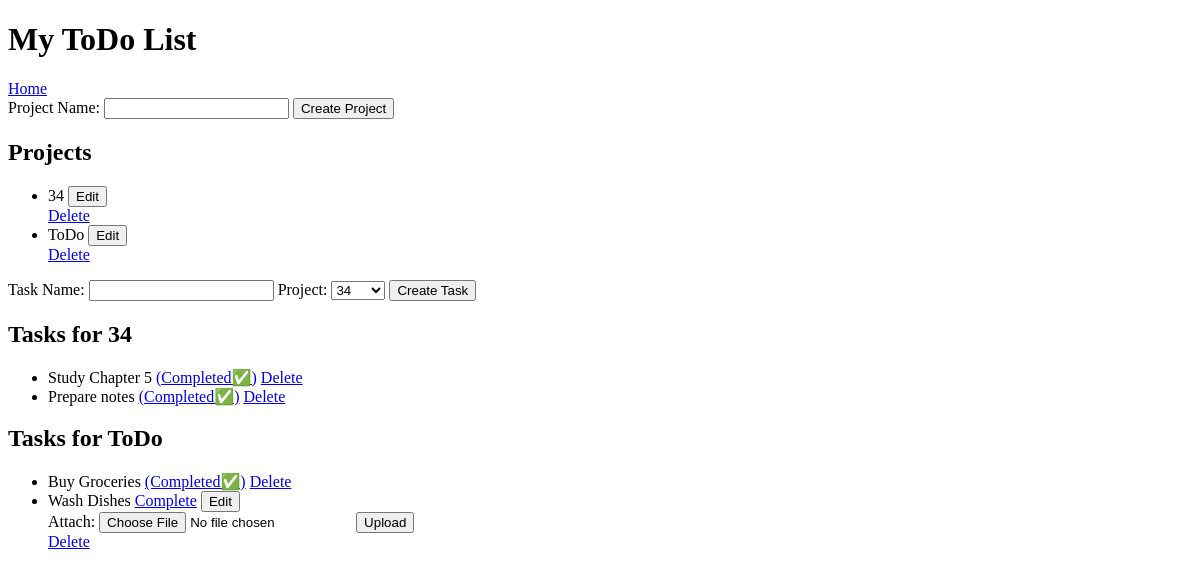
Before: /todo (signed in) with the older database file.
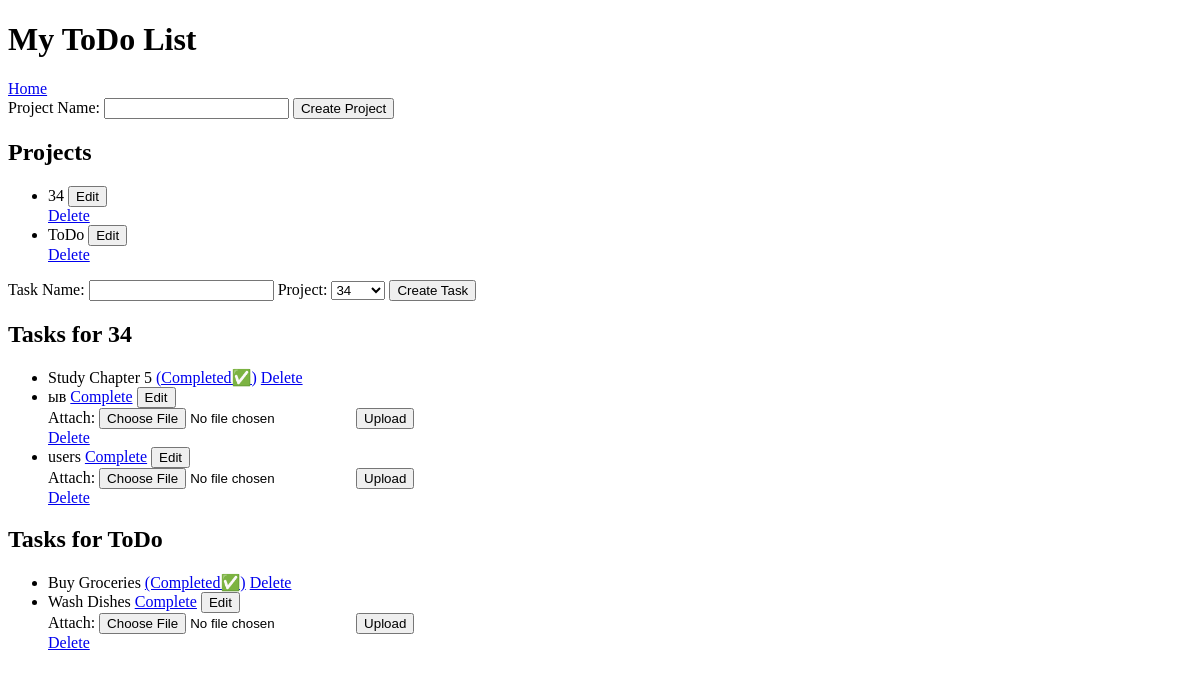
After: the same page with the newer database file.
### tables this page shows
CREATE TABLE projects
        (id INTEGER PRIMARY KEY AUTOINCREMENT,
        name TEXT,
        user_id INTEGER,
        FOREIGN KEY (user_id) REFERENCES users (id));

CREATE TABLE tasks
        (id INTEGER PRIMARY KEY AUTOINCREMENT,
        name TEXT,
        project_id INTEGER,
        completed INTEGER,
        due_date DATE,
        user_id INTEGER,
        FOREIGN KEY (project_id) REFERENCES projects (id),
        FOREIGN KEY (user_id) REFERENCES users (id));

### server.py (the view)
@app.route('/todo', methods=['POST', 'GET'])
def todo():
    check_user()
    if g.user is None:
        return redirect(url_for('login'))
    db = get_connection()
    if request.method == 'POST':
        if request.form.get('project_name'):
            project_name = request.form['project_name']
            project_count = db.execute('SELECT COUNT(*) FROM projects WHERE user_id = ?', (g.user[0],)).fetchone()[0]
            if project_count >= 5:
                return render_template('todo.html', error='You have reached the maximum number of projects for your account.')
            else:
                db.execute('INSERT INTO projects (name, user_id) VALUES (?, ?)', (project_name, g.user[0]))
                db.commit()
    elif request.method == 'GET':
        if request.form.get('task_name'):
            task_name = request.form['task_name']
            project_id = request.form['project']
            incomplete_task_count = db.execute('SELECT COUNT(*) FROM tasks WHERE project_id = ? AND completed = 0', (project_id,)).fetchone()[0]
            if incomplete_task_count >= 15:
                return render_template('todo.html', error='You have reached the maximum number of incomplete tasks for this project.')
            else:
                db.execute('INSERT INTO tasks (name, project_id, date) VALUES (?, ?, ?)', (task_name, project_id, request.form['date']))
                db.commit()
    projects = db.execute('SELECT * FROM projects WHERE user_id = ?', (g.user[0],)).fetchall()
    tasks = db.execute('SELECT * FROM tasks WHERE project_id IN (SELECT id FROM projects WHERE user_id = ?)', (g.user[0],)).fetchall()
    return render_template('todo.html', user=g.user, projects=projects, tasks=tasks)

### server.py (called while the page is built)
def get_connection():
    conn = sqlite3.connect("todo.db")
    return conn

def check_user():
    user_id = session.get('user_id')
    if user_id is None:
        g.user = None
    else:
        db = get_connection()
        g.user = db.execute('SELECT * FROM users WHERE id = ?', (user_id,)).fetchone()

### templates/todo.html (shortened to what this page needs)
<!DOCTYPE html>
<html>
<head>
</head>
<body>
	<h1>My ToDo List</h1>
	<a href="/">Home</a>
	<form method="POST" action="/create_project">
		<label for="project_name">Project Name:</label>
		<input type="text" name="project_name" id="project_name" required>
		<button type="submit">Create Project</button>
	</form>
	<h2>Projects</h2>
	<ul>
		{% for project in projects %}
			<li>
				{{ project[1] }}
				<button onclick="editProjectName('{{ project[0] }}', '{{ project[1] }}')">Edit</button></li>
				<a href="/delete_project/{{ project[0] }}">Delete</a>
		{% endfor %}
	</ul>
	<form method="POST" action="/create_task">
		<label for="task_name">Task Name:</label>
		<input type="text" name="task_name" id="task_name" required>
		<label for="project">Project:</label>
		<select name="project" id="project" required>
			{% for project in projects %}
				<option value="{{ project[0] }}">{{ project[1] }}</option>
			{% endfor %}
		</select>
		<button type="submit">Create Task</button>
	</form>
	{% if tasks %}
	{% for project in projects %}
		<h2>Tasks for {{ project[1] }}</h2>
		<ul>
			{% for task in tasks %}
				{% if task[2] == project[0] %}
					<li>
						{{ task[1] }}
						{% if task[3] %}
							<span>
								<a href='/undo_task/{{ task[0] }}'>(Completed✅)</a>
							</span>
							<a href="/delete_task/{{ task[0] }}">Delete</a>
						{% else %}
							<a href="/complete_task/{{ task[0] }}">Complete</a>
							<button onclick="editTaskName('{{ task[0] }}', '{{ task[1] }}')">Edit</button></li>
							<form method="POST" action="/upload_file/{{ task[0] }}" enctype="multipart/form-data">
								<label for="file">Attach:</label>
								<input type="file" name="file" id="file">
								<button type="submit">Upload</button>
							</form>
							<a href="/delete_task/{{ task[0] }}">Delete</a>
						{% endif %}
					</li>
				{% endif %}
			{% endfor %}
		</ul>
	{% endfor %}
{% endif %}
</body>
</html>

Changed rows visible on the page:
changed tasks (number 2 of 5 on the later page): name "Prepare notes" → "ыв"; completed "(Completed✅)" → "Complete Edit Attach: Upload"
added tasks: name "users", shown under projects (number 1 of 2 on the later page)
